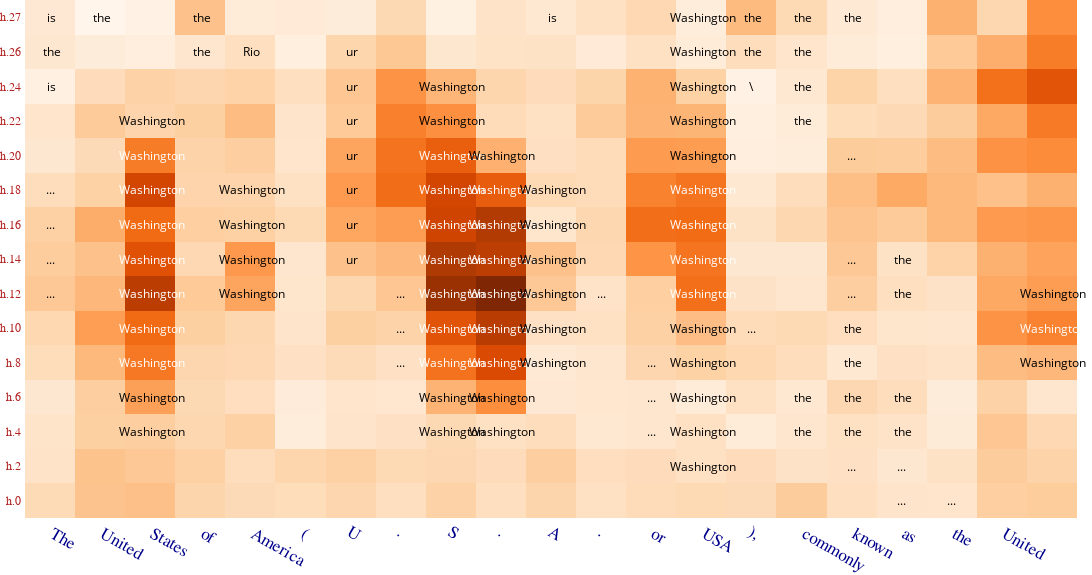
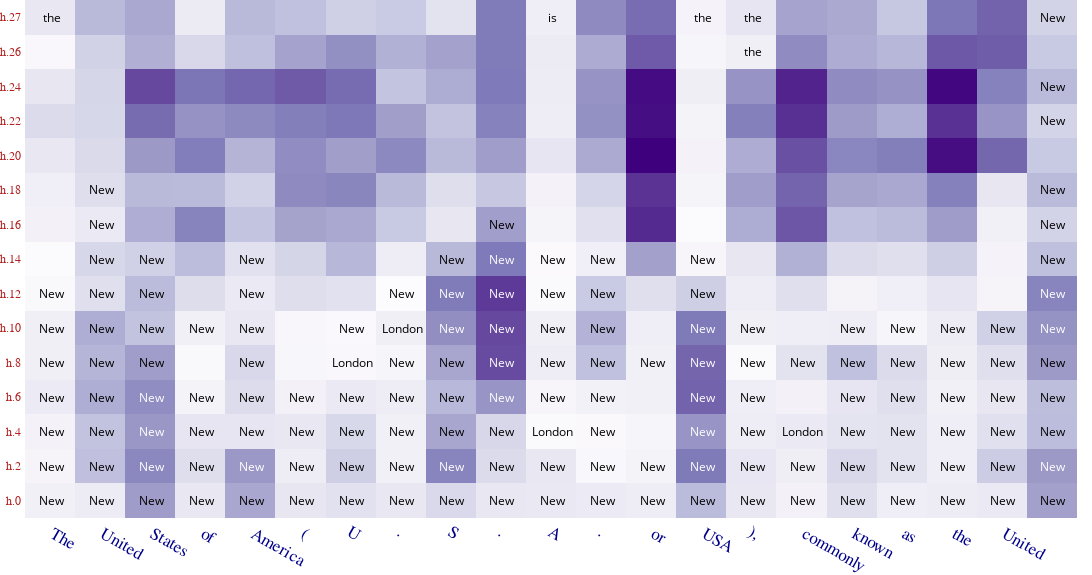
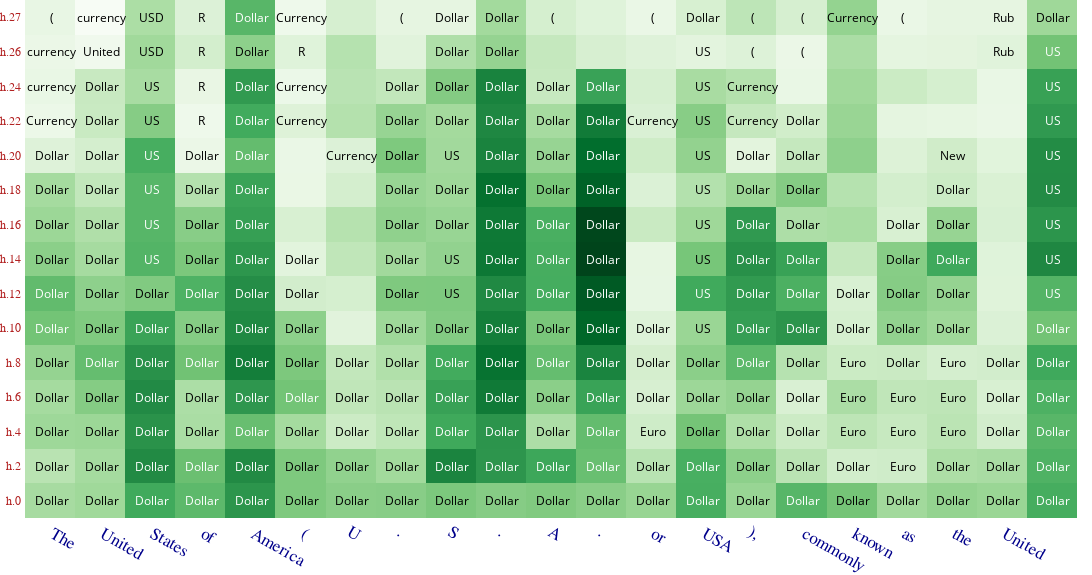
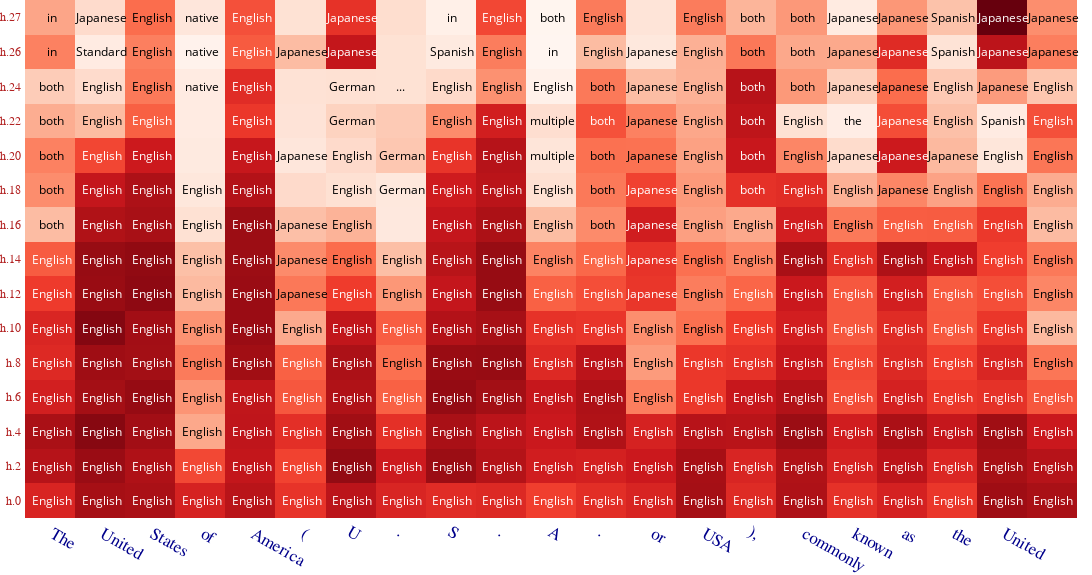

The notebook cell saved with these charts, in order:
### Code cell
import time

lens = Attribute_Lens(mt=mt, top_k=10)

colorscales = ["oranges", "purples", "greens", "reds"]

for relation_name, colorscale in zip(relation_names, colorscales):
    print("----------------------------------------")
    print(relation_name, " -- ", colorscale)
    print("----------------------------------------")
    att_info = lens.apply_attribute_lens(
        prompt=prompt,
        relation_operator=lres[relation_name]
    )
    att_info['subject_range']= (1, att_info['subject_range'][-1]) # ignore the first EOS token
    p = lens_utils.visualize_attribute_lens(
        att_info, layer_skip=2, must_have_layers=[],
        colorscale= colorscale
    )
    p.layout.margin = dict(l=0, r=0, t=0, b=0)
    p.show()
    
    time.sleep(1)
